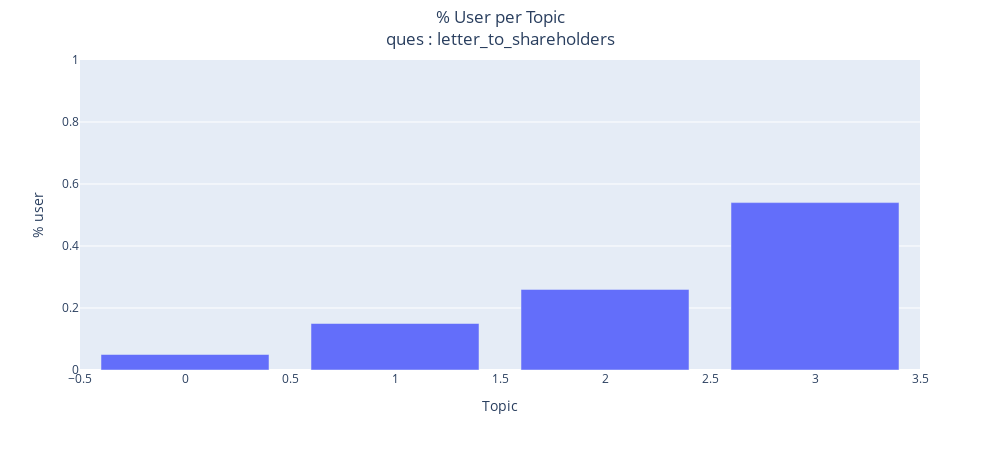

Notebook cell for this chart:
### Markdown cell above
**Topic prevalence**
* fraction of users under each topic

### Code cell
#Finally, we want to understand the VOLUME and DISTRIBUTION of topics in order to judge how widely it was discussed. 
df_dominant_topic_stats = dominant_topic_stats( data=df_dominant_topic, use_topic_name=use_topic_name, verbose=verbose )
plot_percUserPerTopic(data=df_dominant_topic_stats, graph_width=1000, graph_height=450, col_main=col_main, limit_y_axis=[0,1],
                       offset_path=offset_path, im_path=IMAGE_PATH, save_plot=save_plot, show_plot=show_plot, save_html=save_html )

### Figure 1 — Plotly figure (JSON) as saved in the notebook; plotly's stock layout.template omitted (floating-point values rounded to 4 significant figures)
{"data": [{"alignmentgroup": "True", "hovertemplate": "x=%{x}<br>y=%{y}<extra></extra>", "legendgroup": "", "marker": {"color": "#636efa"}, "name": "", "offsetgroup": "", "orientation": "v", "showlegend": false, "textposition": "auto", "type": "bar", "x": ["3", "2", "1", "0"], "xaxis": "x", "y": [0.54, 0.26, 0.15, 0.05], "yaxis": "y"}], "layout": {"barmode": "relative", "height": 450, "legend": {"tracegroupgap": 0}, "margin": {"t": 60}, "title": {"text": "% User per Topic<br>ques : letter_to_shareholders", "x": 0.5, "xanchor": "center", "y": 0.95, "yanchor": "top"}, "width": 1000, "xaxis": {"anchor": "y", "domain": [0, 1], "title": {"text": "Topic"}}, "yaxis": {"anchor": "x", "domain": [0, 1], "range": [0, 1], "title": {"text": "% user"}}}}
